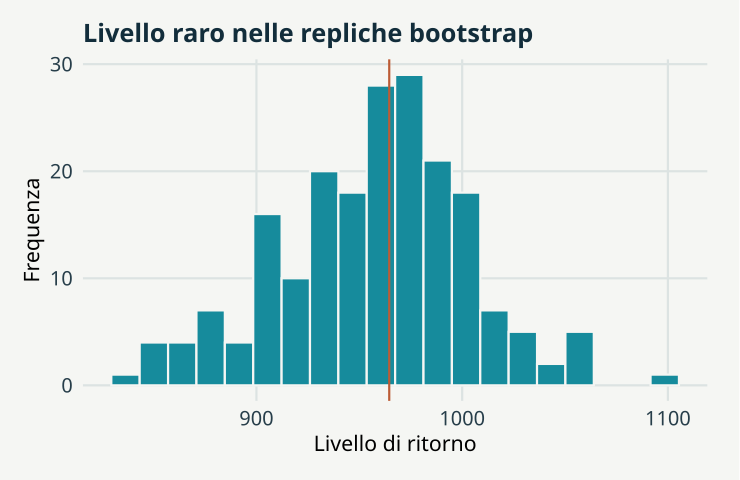

This figure's R source:
# GeoStat Lab — funzioni comuni. R >= 4.3; ggplot2 >= 3.4; jsonlite.
suppressPackageStartupMessages(library(ggplot2))
col_geo <- c('#168B9C','#BC5B35','#7054A4','#A17B19','#227864','#64748B')
theme_set(theme_minimal(base_size=17, base_family='sans') + theme(
  plot.background=element_rect(fill='#F5F6F3',colour=NA),
  panel.background=element_rect(fill='#F5F6F3',colour=NA),
  panel.grid.minor=element_blank(),panel.grid.major=element_line(colour='#DCE3E2'),
  plot.title=element_text(size=19,face='bold',colour='#122D3B'),
  plot.subtitle=element_text(size=13,colour='#405560',margin=margin(b=12)),
  axis.text=element_text(size=15,colour='#273E4A'),axis.title=element_text(size=16),
  legend.position='bottom',legend.title=element_blank(),legend.text=element_text(size=14),
  strip.text=element_text(size=15,face='bold'),plot.margin=margin(18,24,18,18)))
metric <- function(...) data.frame(grandezza=names(c(...)),valore=as.character(c(...)),check.names=FALSE)
f <- function(x,d=3) {out<-formatC(x,digits=d,format='fg');out[!is.finite(x)]<-'Non definito';out}
line_plot <- function(d,x='x',y='y',title='',xl=x,yl=y,group=NULL) {
 p<-ggplot(d,aes(x=.data[[x]],y=.data[[y]]))
 if(is.null(group)) p<-p+geom_line(colour=col_geo[1],linewidth=1.05) else p<-p+aes(colour=.data[[group]],group=.data[[group]])+geom_line(linewidth=1)+scale_colour_manual(values=col_geo)
 p+labs(title=title,x=xl,y=yl)
}
point_plot <- function(d,x='x',y='y',title='',xl=x,yl=y,group=NULL) {
 p<-ggplot(d,aes(x=.data[[x]],y=.data[[y]]))
 if(is.null(group))p<-p+geom_point(colour=col_geo[1],size=2.5,alpha=.8) else p<-p+aes(colour=.data[[group]])+geom_point(size=2.7,alpha=.85)+scale_colour_manual(values=col_geo)
 p+labs(title=title,x=xl,y=yl)
}
hist_plot<-function(x,title='',xl='Valore',bins=20)ggplot(data.frame(x=x),aes(x))+geom_histogram(bins=bins,fill=col_geo[1],colour='#F5F6F3')+labs(title=title,x=xl,y='Frequenza')
bar_plot<-function(d,x='gruppo',y='valore',title='',yl='Valore')ggplot(d,aes(x=.data[[x]],y=.data[[y]],fill=.data[[x]]))+geom_col(width=.65)+scale_fill_manual(values=rep(col_geo,length.out=length(unique(d[[x]])) ))+guides(fill='none')+labs(title=title,x=NULL,y=yl)
map_plot<-function(d,z='z',title='',xl='Est [km]',yl='Nord [km]')ggplot(d,aes(x,y,fill=.data[[z]]))+geom_raster()+coord_equal()+scale_fill_gradientn(colours=c('#153F56','#298C9C','#B8CDB2','#F1D889','#AD542F'))+labs(title=title,x=xl,y=yl)
acf_data<-function(x,lag=20){a<-acf(x,lag.max=min(lag,length(x)-1),plot=FALSE);data.frame(x=as.vector(a$lag)[-1],y=as.vector(a$acf)[-1])}
# AR(1), distribuzione marginale stazionaria N(0, 1).
ar_series<-function(n,rho){x<-numeric(n);x[1]<-rnorm(1);for(i in 2:n)x[i]<-rho*x[i-1]+sqrt(1-rho^2)*rnorm(1);x}
# Distanze euclidee in unità metriche già dichiarate; nessuna conversione implicita di CRS.
dist_cross<-function(a,b)sqrt(outer(a[,1],b[,1],'-')^2+outer(a[,2],b[,2],'-')^2)
# Predittore IDW: i punti coincidenti ricevono esattamente il valore osservato.
idw<-function(xy,z,new,power=2){dd<-dist_cross(new,xy);apply(dd,1,function(d)if(any(d<1e-10))mean(z[d<1e-10])else weighted.mean(z,d^(-power)))}
# CART didattico binario: divisioni assiali che minimizzano l'impurità di Gini.
cart_fit<-function(x,y,depth=2,minleaf=4){
 node<-list(p=mean(y),n=length(y));if(depth<1||length(unique(y))<2||length(y)<2*minleaf)return(node)
 best<-Inf
 for(j in seq_len(ncol(x))){v<-sort(unique(x[,j])); if(length(v)<2)next
  for(cut in (head(v,-1)+tail(v,-1))/2){left<-x[,j]<=cut;nl<-sum(left);nr<-sum(!left);if(min(nl,nr)<minleaf)next
   score<-nl*mean(y[left])*(1-mean(y[left]))+nr*mean(y[!left])*(1-mean(y[!left]))
   if(score<best){best<-score;node$j<-j;node$cut<-cut;split<-left}
  }
 }
 if(is.finite(best)){node$left<-cart_fit(x[split,,drop=FALSE],y[split],depth-1,minleaf);node$right<-cart_fit(x[!split,,drop=FALSE],y[!split],depth-1,minleaf)};node
}
cart_predict<-function(tree,x)apply(x,1,function(row){t<-tree;while(!is.null(t$j))t<-if(row[t$j]<=t$cut)t$left else t$right;t$p})

p <- list(n = 40, T = 250, B = 200, seed = 17)
set.seed(p$seed)
x <- 480 - 90 * log(-log(runif(p$n)))

qfun <- function(v) {
    b <- sd(v) * sqrt(6)/pi
    m <- mean(v) - 0.577215664901533 * b
    m - b * log(-log1p(-1/p$T))
}

q <- qfun(x)

boot <- replicate(p$B, qfun(sample(x, replace = TRUE)))

ci <- quantile(boot, c(0.025, 0.975))

data <- data.frame(livello = boot)

plots <- list(hist_plot(boot, "Livello raro nelle repliche bootstrap", "Livello di ritorno") + 
    geom_vline(xintercept = q, colour = col_geo[2]))

metrics <- metric(`Livello stimato` = f(q), `Limite 2,5%` = f(ci[1]), `Limite 97,5%` = f(ci[2]), 
    `T maggiore del record` = p$T > p$n)
print(metrics,row.names=FALSE)
ggplot2::ggsave('m14-livelli-rari-B.svg',plots[[1]],device=svglite::svglite,width=7.7,height=5.0,bg='#F8F6F1')
